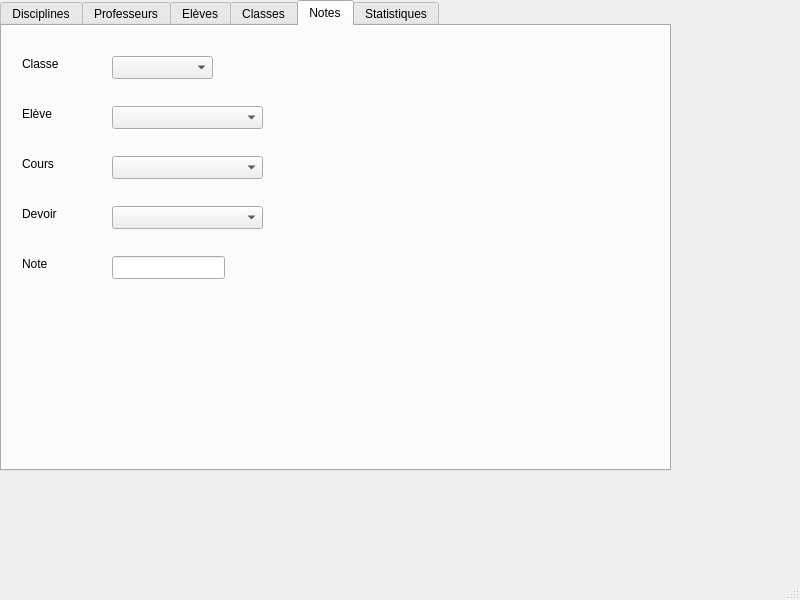
<?xml version="1.0" encoding="UTF-8"?>
<ui version="4.0">
 <class>MainWindow</class>
 <widget class="QMainWindow" name="MainWindow">
  <property name="geometry">
   <rect>
    <x>0</x>
    <y>0</y>
    <width>800</width>
    <height>600</height>
   </rect>
  </property>
  <property name="windowTitle">
   <string>MainWindow</string>
  </property>
  <widget class="QWidget" name="centralwidget">
   <widget class="QTabWidget" name="tabWidget">
    <property name="enabled">
     <bool>true</bool>
    </property>
    <property name="geometry">
     <rect>
      <x>0</x>
      <y>0</y>
      <width>671</width>
      <height>471</height>
     </rect>
    </property>
    <property name="styleSheet">
     <string notr="true"/>
    </property>
    <property name="currentIndex">
     <number>4</number>
    </property>
    <widget class="QWidget" name="tab">
     <attribute name="title">
      <string>Disciplines</string>
     </attribute>
     <widget class="QComboBox" name="comboBox">
      <property name="geometry">
       <rect>
        <x>20</x>
        <y>40</y>
        <width>161</width>
        <height>23</height>
       </rect>
      </property>
      <property name="editable">
       <bool>false</bool>
      </property>
      <property name="currentText">
       <string/>
      </property>
     </widget>
     <widget class="QLabel" name="label">
      <property name="geometry">
       <rect>
        <x>30</x>
        <y>10</y>
        <width>81</width>
        <height>16</height>
       </rect>
      </property>
      <property name="text">
       <string>Disciplines</string>
      </property>
     </widget>
     <widget class="QLabel" name="label_3">
      <property name="geometry">
       <rect>
        <x>250</x>
        <y>10</y>
        <width>59</width>
        <height>15</height>
       </rect>
      </property>
      <property name="text">
       <string>Ajouter</string>
      </property>
     </widget>
     <widget class="QLineEdit" name="lineEdit">
      <property name="geometry">
       <rect>
        <x>220</x>
        <y>40</y>
        <width>113</width>
        <height>23</height>
       </rect>
      </property>
      <property name="text">
       <string>Nom ?</string>
      </property>
     </widget>
     <widget class="QLabel" name="label_7">
      <property name="geometry">
       <rect>
        <x>40</x>
        <y>120</y>
        <width>71</width>
        <height>16</height>
       </rect>
      </property>
      <property name="text">
       <string>Professeurs</string>
      </property>
     </widget>
     <widget class="QListWidget" name="listWidget">
      <property name="geometry">
       <rect>
        <x>30</x>
        <y>160</y>
        <width>256</width>
        <height>192</height>
       </rect>
      </property>
     </widget>
     <widget class="QPushButton" name="pushButton">
      <property name="geometry">
       <rect>
        <x>340</x>
        <y>40</y>
        <width>80</width>
        <height>23</height>
       </rect>
      </property>
      <property name="text">
       <string>Ajouter</string>
      </property>
     </widget>
    </widget>
    <widget class="QWidget" name="tab_2">
     <attribute name="title">
      <string>Professeurs</string>
     </attribute>
     <widget class="QLabel" name="label_5">
      <property name="geometry">
       <rect>
        <x>20</x>
        <y>20</y>
        <width>71</width>
        <height>16</height>
       </rect>
      </property>
      <property name="text">
       <string>Professeur</string>
      </property>
     </widget>
     <widget class="QLabel" name="label_6">
      <property name="geometry">
       <rect>
        <x>160</x>
        <y>20</y>
        <width>71</width>
        <height>16</height>
       </rect>
      </property>
      <property name="text">
       <string>Disciplines</string>
      </property>
     </widget>
     <widget class="QLabel" name="label_2">
      <property name="geometry">
       <rect>
        <x>310</x>
        <y>20</y>
        <width>59</width>
        <height>15</height>
       </rect>
      </property>
      <property name="text">
       <string>Classes</string>
      </property>
     </widget>
     <widget class="QComboBox" name="comboBox_2">
      <property name="geometry">
       <rect>
        <x>20</x>
        <y>60</y>
        <width>91</width>
        <height>23</height>
       </rect>
      </property>
     </widget>
     <widget class="QListWidget" name="listWidget_2">
      <property name="geometry">
       <rect>
        <x>140</x>
        <y>60</y>
        <width>131</width>
        <height>191</height>
       </rect>
      </property>
     </widget>
     <widget class="QListWidget" name="listWidget_3">
      <property name="geometry">
       <rect>
        <x>290</x>
        <y>60</y>
        <width>141</width>
        <height>192</height>
       </rect>
      </property>
     </widget>
     <widget class="QLabel" name="label_4">
      <property name="geometry">
       <rect>
        <x>470</x>
        <y>20</y>
        <width>59</width>
        <height>15</height>
       </rect>
      </property>
      <property name="text">
       <string>Cours</string>
      </property>
     </widget>
     <widget class="QListWidget" name="listWidget_4">
      <property name="geometry">
       <rect>
        <x>450</x>
        <y>60</y>
        <width>141</width>
        <height>192</height>
       </rect>
      </property>
     </widget>
    </widget>
    <widget class="QWidget" name="tab_3">
     <attribute name="title">
      <string>Elèves</string>
     </attribute>
     <widget class="QComboBox" name="comboBox_4">
      <property name="geometry">
       <rect>
        <x>20</x>
        <y>60</y>
        <width>111</width>
        <height>23</height>
       </rect>
      </property>
     </widget>
     <widget class="QLabel" name="label_12">
      <property name="geometry">
       <rect>
        <x>20</x>
        <y>20</y>
        <width>59</width>
        <height>15</height>
       </rect>
      </property>
      <property name="text">
       <string>Elève</string>
      </property>
     </widget>
     <widget class="QLabel" name="label_13">
      <property name="geometry">
       <rect>
        <x>170</x>
        <y>20</y>
        <width>59</width>
        <height>15</height>
       </rect>
      </property>
      <property name="text">
       <string>Classe</string>
      </property>
     </widget>
     <widget class="QLabel" name="label_14">
      <property name="geometry">
       <rect>
        <x>300</x>
        <y>20</y>
        <width>59</width>
        <height>15</height>
       </rect>
      </property>
      <property name="text">
       <string>Cours</string>
      </property>
     </widget>
     <widget class="QLineEdit" name="lineEdit_2">
      <property name="geometry">
       <rect>
        <x>140</x>
        <y>60</y>
        <width>113</width>
        <height>23</height>
       </rect>
      </property>
     </widget>
     <widget class="QListWidget" name="listWidget_8">
      <property name="geometry">
       <rect>
        <x>280</x>
        <y>60</y>
        <width>151</width>
        <height>91</height>
       </rect>
      </property>
     </widget>
     <widget class="QLabel" name="label_15">
      <property name="geometry">
       <rect>
        <x>480</x>
        <y>20</y>
        <width>59</width>
        <height>15</height>
       </rect>
      </property>
      <property name="text">
       <string>Notes</string>
      </property>
     </widget>
     <widget class="QListWidget" name="listWidget_9">
      <property name="geometry">
       <rect>
        <x>470</x>
        <y>60</y>
        <width>161</width>
        <height>351</height>
       </rect>
      </property>
     </widget>
    </widget>
    <widget class="QWidget" name="tab_4">
     <attribute name="title">
      <string>Classes</string>
     </attribute>
     <widget class="QLabel" name="label_8">
      <property name="geometry">
       <rect>
        <x>20</x>
        <y>20</y>
        <width>59</width>
        <height>15</height>
       </rect>
      </property>
      <property name="text">
       <string>Classe</string>
      </property>
     </widget>
     <widget class="QComboBox" name="comboBox_3">
      <property name="geometry">
       <rect>
        <x>20</x>
        <y>50</y>
        <width>101</width>
        <height>23</height>
       </rect>
      </property>
     </widget>
     <widget class="QLabel" name="label_9">
      <property name="geometry">
       <rect>
        <x>180</x>
        <y>20</y>
        <width>59</width>
        <height>15</height>
       </rect>
      </property>
      <property name="text">
       <string>Elèves</string>
      </property>
     </widget>
     <widget class="QListWidget" name="listWidget_5">
      <property name="geometry">
       <rect>
        <x>150</x>
        <y>50</y>
        <width>221</width>
        <height>351</height>
       </rect>
      </property>
     </widget>
     <widget class="QLabel" name="label_10">
      <property name="geometry">
       <rect>
        <x>480</x>
        <y>30</y>
        <width>71</width>
        <height>16</height>
       </rect>
      </property>
      <property name="text">
       <string>Professeurs</string>
      </property>
     </widget>
     <widget class="QListWidget" name="listWidget_6">
      <property name="geometry">
       <rect>
        <x>400</x>
        <y>60</y>
        <width>256</width>
        <height>111</height>
       </rect>
      </property>
     </widget>
     <widget class="QLabel" name="label_11">
      <property name="geometry">
       <rect>
        <x>490</x>
        <y>200</y>
        <width>71</width>
        <height>16</height>
       </rect>
      </property>
      <property name="text">
       <string>Disciplines</string>
      </property>
     </widget>
     <widget class="QListWidget" name="listWidget_7">
      <property name="geometry">
       <rect>
        <x>400</x>
        <y>220</y>
        <width>256</width>
        <height>181</height>
       </rect>
      </property>
     </widget>
    </widget>
    <widget class="QWidget" name="tab_5">
     <attribute name="title">
      <string>Notes</string>
     </attribute>
     <widget class="QComboBox" name="comboBox_5">
      <property name="geometry">
       <rect>
        <x>110</x>
        <y>30</y>
        <width>101</width>
        <height>23</height>
       </rect>
      </property>
     </widget>
     <widget class="QComboBox" name="comboBox_6">
      <property name="geometry">
       <rect>
        <x>110</x>
        <y>80</y>
        <width>151</width>
        <height>23</height>
       </rect>
      </property>
     </widget>
     <widget class="QComboBox" name="comboBox_7">
      <property name="geometry">
       <rect>
        <x>110</x>
        <y>130</y>
        <width>151</width>
        <height>23</height>
       </rect>
      </property>
     </widget>
     <widget class="QLabel" name="label_16">
      <property name="geometry">
       <rect>
        <x>20</x>
        <y>30</y>
        <width>59</width>
        <height>15</height>
       </rect>
      </property>
      <property name="text">
       <string>Classe</string>
      </property>
     </widget>
     <widget class="QLabel" name="label_17">
      <property name="geometry">
       <rect>
        <x>20</x>
        <y>80</y>
        <width>59</width>
        <height>15</height>
       </rect>
      </property>
      <property name="text">
       <string>Elève</string>
      </property>
     </widget>
     <widget class="QLabel" name="label_18">
      <property name="geometry">
       <rect>
        <x>20</x>
        <y>130</y>
        <width>59</width>
        <height>15</height>
       </rect>
      </property>
      <property name="text">
       <string>Cours</string>
      </property>
     </widget>
     <widget class="QLabel" name="label_19">
      <property name="geometry">
       <rect>
        <x>20</x>
        <y>180</y>
        <width>59</width>
        <height>15</height>
       </rect>
      </property>
      <property name="text">
       <string>Devoir</string>
      </property>
     </widget>
     <widget class="QComboBox" name="comboBox_8">
      <property name="geometry">
       <rect>
        <x>110</x>
        <y>180</y>
        <width>151</width>
        <height>23</height>
       </rect>
      </property>
     </widget>
     <widget class="QLineEdit" name="lineEdit_3">
      <property name="geometry">
       <rect>
        <x>110</x>
        <y>230</y>
        <width>113</width>
        <height>23</height>
       </rect>
      </property>
     </widget>
     <widget class="QLabel" name="label_20">
      <property name="geometry">
       <rect>
        <x>20</x>
        <y>230</y>
        <width>59</width>
        <height>15</height>
       </rect>
      </property>
      <property name="text">
       <string>Note</string>
      </property>
     </widget>
    </widget>
    <widget class="QWidget" name="tab_6">
     <attribute name="title">
      <string>Statistiques</string>
     </attribute>
    </widget>
   </widget>
  </widget>
  <widget class="QMenuBar" name="menubar">
   <property name="geometry">
    <rect>
     <x>0</x>
     <y>0</y>
     <width>800</width>
     <height>20</height>
    </rect>
   </property>
  </widget>
  <widget class="QStatusBar" name="statusbar"/>
 </widget>
 <resources/>
 <connections>
  <connection>
   <sender>comboBox</sender>
   <signal>currentTextChanged(QString)</signal>
   <receiver>MainWindow</receiver>
   <slot>profs_par_discipline()</slot>
   <hints>
    <hint type="sourcelabel">
     <x>108</x>
     <y>108</y>
    </hint>
    <hint type="destinationlabel">
     <x>408</x>
     <y>559</y>
    </hint>
   </hints>
  </connection>
  <connection>
   <sender>pushButton</sender>
   <signal>clicked()</signal>
   <receiver>MainWindow</receiver>
   <slot>add_discipline()</slot>
   <hints>
    <hint type="sourcelabel">
     <x>393</x>
     <y>105</y>
    </hint>
    <hint type="destinationlabel">
     <x>393</x>
     <y>512</y>
    </hint>
   </hints>
  </connection>
  <connection>
   <sender>comboBox_2</sender>
   <signal>currentTextChanged(QString)</signal>
   <receiver>MainWindow</receiver>
   <slot>prof()</slot>
   <hints>
    <hint type="sourcelabel">
     <x>70</x>
     <y>122</y>
    </hint>
    <hint type="destinationlabel">
     <x>67</x>
     <y>506</y>
    </hint>
   </hints>
  </connection>
  <connection>
   <sender>comboBox_3</sender>
   <signal>currentTextChanged(QString)</signal>
   <receiver>MainWindow</receiver>
   <slot>classe()</slot>
   <hints>
    <hint type="sourcelabel">
     <x>65</x>
     <y>117</y>
    </hint>
    <hint type="destinationlabel">
     <x>69</x>
     <y>543</y>
    </hint>
   </hints>
  </connection>
  <connection>
   <sender>comboBox_4</sender>
   <signal>currentTextChanged(QString)</signal>
   <receiver>MainWindow</receiver>
   <slot>eleve()</slot>
   <hints>
    <hint type="sourcelabel">
     <x>46</x>
     <y>116</y>
    </hint>
    <hint type="destinationlabel">
     <x>48</x>
     <y>528</y>
    </hint>
   </hints>
  </connection>
  <connection>
   <sender>comboBox_5</sender>
   <signal>currentTextChanged(QString)</signal>
   <receiver>MainWindow</receiver>
   <slot>notes_classes()</slot>
   <hints>
    <hint type="sourcelabel">
     <x>133</x>
     <y>86</y>
    </hint>
    <hint type="destinationlabel">
     <x>133</x>
     <y>523</y>
    </hint>
   </hints>
  </connection>
  <connection>
   <sender>comboBox_6</sender>
   <signal>currentTextChanged(QString)</signal>
   <receiver>MainWindow</receiver>
   <slot>update_note()</slot>
   <hints>
    <hint type="sourcelabel">
     <x>215</x>
     <y>135</y>
    </hint>
    <hint type="destinationlabel">
     <x>215</x>
     <y>528</y>
    </hint>
   </hints>
  </connection>
  <connection>
   <sender>comboBox_7</sender>
   <signal>currentTextChanged(QString)</signal>
   <receiver>MainWindow</receiver>
   <slot>update_note()</slot>
   <hints>
    <hint type="sourcelabel">
     <x>172</x>
     <y>192</y>
    </hint>
    <hint type="destinationlabel">
     <x>174</x>
     <y>528</y>
    </hint>
   </hints>
  </connection>
  <connection>
   <sender>comboBox_8</sender>
   <signal>currentTextChanged(QString)</signal>
   <receiver>MainWindow</receiver>
   <slot>update_note()</slot>
   <hints>
    <hint type="sourcelabel">
     <x>152</x>
     <y>238</y>
    </hint>
    <hint type="destinationlabel">
     <x>155</x>
     <y>542</y>
    </hint>
   </hints>
  </connection>
  <connection>
   <sender>comboBox_7</sender>
   <signal>currentTextChanged(QString)</signal>
   <receiver>MainWindow</receiver>
   <slot>update_devoirs()</slot>
   <hints>
    <hint type="sourcelabel">
     <x>238</x>
     <y>191</y>
    </hint>
    <hint type="destinationlabel">
     <x>281</x>
     <y>541</y>
    </hint>
   </hints>
  </connection>
 </connections>
 <slots>
  <slot>profs_par_discipline()</slot>
  <slot>add_discipline()</slot>
  <slot>prof()</slot>
  <slot>classe()</slot>
  <slot>eleve()</slot>
  <slot>notes_classes()</slot>
  <slot>update_note()</slot>
  <slot>update_devoirs()</slot>
 </slots>
</ui>
